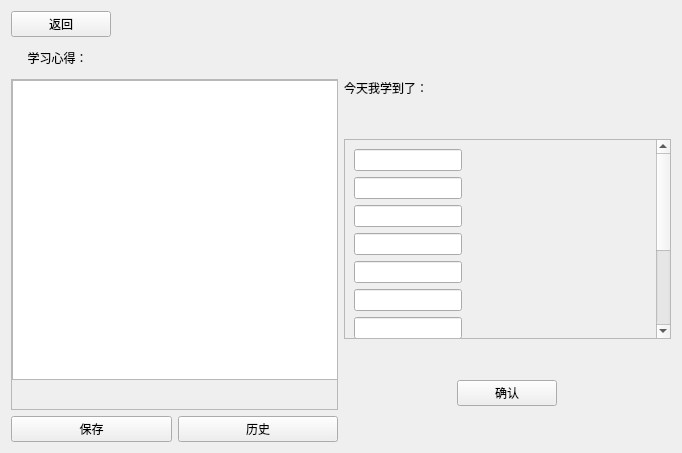
<?xml version="1.0" encoding="UTF-8"?>
<ui version="4.0">
 <class>Thoughts</class>
 <widget class="QWidget" name="Thoughts">
  <property name="geometry">
   <rect>
    <x>0</x>
    <y>0</y>
    <width>682</width>
    <height>453</height>
   </rect>
  </property>
  <property name="windowTitle">
   <string>Form</string>
  </property>
  <layout class="QVBoxLayout" name="verticalLayout_3">
   <item>
    <widget class="QPushButton" name="return_Button">
     <property name="minimumSize">
      <size>
       <width>100</width>
       <height>0</height>
      </size>
     </property>
     <property name="maximumSize">
      <size>
       <width>100</width>
       <height>16777215</height>
      </size>
     </property>
     <property name="text">
      <string>返回</string>
     </property>
    </widget>
   </item>
   <item>
    <layout class="QHBoxLayout" name="horizontalLayout_2">
     <item>
      <layout class="QVBoxLayout" name="verticalLayout">
       <item>
        <widget class="QLabel" name="label_3">
         <property name="minimumSize">
          <size>
           <width>0</width>
           <height>30</height>
          </size>
         </property>
         <property name="maximumSize">
          <size>
           <width>16777215</width>
           <height>30</height>
          </size>
         </property>
         <property name="text">
          <string>     学习心得：</string>
         </property>
        </widget>
       </item>
       <item>
        <widget class="QScrollArea" name="scrollArea">
         <property name="widgetResizable">
          <bool>true</bool>
         </property>
         <widget class="QWidget" name="scrollAreaWidgetContents">
          <property name="geometry">
           <rect>
            <x>0</x>
            <y>0</y>
            <width>324</width>
            <height>323</height>
           </rect>
          </property>
          <widget class="QWidget" name="widget" native="true">
           <property name="geometry">
            <rect>
             <x>-10</x>
             <y>-60</y>
             <width>271</width>
             <height>321</height>
            </rect>
           </property>
          </widget>
          <widget class="QTextEdit" name="textEdit">
           <property name="geometry">
            <rect>
             <x>0</x>
             <y>0</y>
             <width>331</width>
             <height>300</height>
            </rect>
           </property>
           <property name="minimumSize">
            <size>
             <width>0</width>
             <height>300</height>
            </size>
           </property>
           <property name="maximumSize">
            <size>
             <width>16777215</width>
             <height>300</height>
            </size>
           </property>
          </widget>
         </widget>
        </widget>
       </item>
       <item>
        <layout class="QHBoxLayout" name="horizontalLayout">
         <item>
          <widget class="QPushButton" name="save_Button">
           <property name="text">
            <string>保存</string>
           </property>
          </widget>
         </item>
         <item>
          <widget class="QPushButton" name="history_Button">
           <property name="text">
            <string>历史</string>
           </property>
          </widget>
         </item>
        </layout>
       </item>
      </layout>
     </item>
     <item>
      <layout class="QVBoxLayout" name="verticalLayout_2">
       <item>
        <widget class="QLabel" name="label_2">
         <property name="minimumSize">
          <size>
           <width>0</width>
           <height>20</height>
          </size>
         </property>
         <property name="maximumSize">
          <size>
           <width>16777215</width>
           <height>20</height>
          </size>
         </property>
         <property name="text">
          <string>今天我学到了：</string>
         </property>
        </widget>
       </item>
       <item>
        <widget class="QScrollArea" name="scrollArea_2">
         <property name="minimumSize">
          <size>
           <width>0</width>
           <height>200</height>
          </size>
         </property>
         <property name="maximumSize">
          <size>
           <width>16777215</width>
           <height>200</height>
          </size>
         </property>
         <property name="widgetResizable">
          <bool>true</bool>
         </property>
         <widget class="QWidget" name="scrollAreaWidgetContents_2">
          <property name="geometry">
           <rect>
            <x>0</x>
            <y>0</y>
            <width>303</width>
            <height>348</height>
           </rect>
          </property>
          <layout class="QFormLayout" name="formLayout">
           <item row="4" column="0">
            <widget class="QLineEdit" name="lineEdit_2"/>
           </item>
           <item row="5" column="0">
            <widget class="QLineEdit" name="lineEdit_6"/>
           </item>
           <item row="6" column="0">
            <widget class="QLineEdit" name="lineEdit_3"/>
           </item>
           <item row="7" column="0">
            <widget class="QLineEdit" name="lineEdit_8"/>
           </item>
           <item row="8" column="0">
            <widget class="QLineEdit" name="lineEdit_4"/>
           </item>
           <item row="9" column="0">
            <widget class="QLineEdit" name="lineEdit_5"/>
           </item>
           <item row="10" column="0">
            <widget class="QLineEdit" name="lineEdit_9"/>
           </item>
           <item row="13" column="0">
            <widget class="QLineEdit" name="lineEdit_10"/>
           </item>
           <item row="12" column="0">
            <widget class="QLineEdit" name="lineEdit_11"/>
           </item>
           <item row="11" column="0">
            <widget class="QLineEdit" name="lineEdit_12"/>
           </item>
           <item row="1" column="0">
            <widget class="QLineEdit" name="lineEdit">
             <property name="layoutDirection">
              <enum>Qt::LeftToRight</enum>
             </property>
            </widget>
           </item>
           <item row="3" column="0">
            <widget class="QLineEdit" name="lineEdit_7"/>
           </item>
          </layout>
         </widget>
        </widget>
       </item>
       <item alignment="Qt::AlignHCenter">
        <widget class="QPushButton" name="ackAddReviewTasks_Button">
         <property name="minimumSize">
          <size>
           <width>100</width>
           <height>0</height>
          </size>
         </property>
         <property name="maximumSize">
          <size>
           <width>100</width>
           <height>16777215</height>
          </size>
         </property>
         <property name="text">
          <string>确认</string>
         </property>
        </widget>
       </item>
      </layout>
     </item>
    </layout>
   </item>
  </layout>
  <zorder>widget_2</zorder>
  <zorder>treeWidget_2</zorder>
  <zorder>scrollArea_2</zorder>
  <zorder>save_Button</zorder>
  <zorder>history_Button</zorder>
  <zorder>ackAddReviewTasks_Button</zorder>
  <zorder>label_2</zorder>
  <zorder>scrollArea</zorder>
  <zorder>label_3</zorder>
  <zorder>scrollArea_2</zorder>
  <zorder>return_Button</zorder>
 </widget>
 <resources/>
 <connections/>
</ui>
